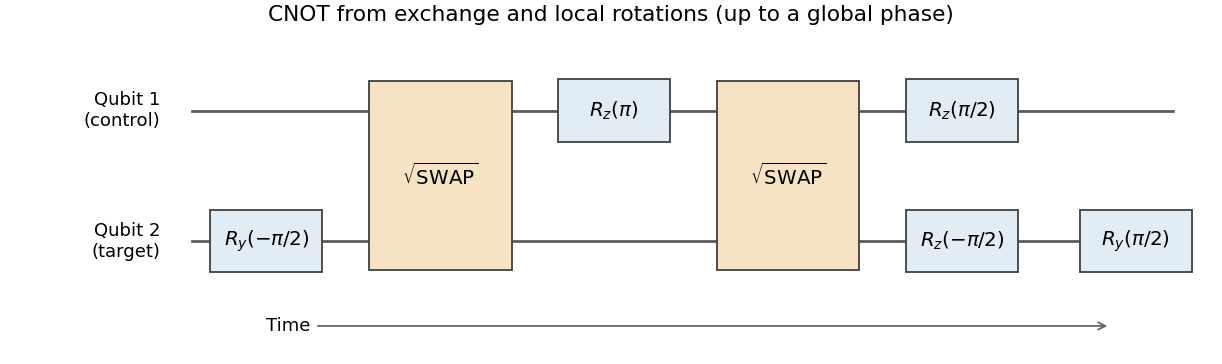

Here is the Python script that generated this plot:
"""Original circuit for CNOT synthesized using two exchange pulses."""
from pathlib import Path

import matplotlib.pyplot as plt
from matplotlib.patches import Rectangle


def box(ax, x, y, label, height=0.48, width=0.90, color="#e1ecf5"):
    ax.add_patch(Rectangle((x-width/2, y-height/2), width, height,
                           facecolor=color, edgecolor="0.25", zorder=3))
    ax.text(x, y, label, ha="center", va="center", fontsize=11, zorder=4)


def main():
    fig, ax = plt.subplots(figsize=(9.4, 2.8), layout="constrained")
    for y, label in [(1, "Qubit 1\n(control)"), (0, "Qubit 2\n(target)")]:
        ax.plot([-0.6, 7.3], [y, y], color="0.35", lw=1.5, zorder=1)
        ax.text(-0.85, y, label, ha="right", va="center", fontsize=10)
    box(ax, 0, 0, r"$R_y(-\pi/2)$")
    box(ax, 1.4, 0.5, r"$\sqrt{\mathrm{SWAP}}$", height=1.45, width=1.15, color="#f6e3c4")
    box(ax, 2.8, 1, r"$R_z(\pi)$")
    box(ax, 4.2, 0.5, r"$\sqrt{\mathrm{SWAP}}$", height=1.45, width=1.15, color="#f6e3c4")
    box(ax, 5.6, 1, r"$R_z(\pi/2)$")
    box(ax, 5.6, 0, r"$R_z(-\pi/2)$")
    box(ax, 7.0, 0, r"$R_y(\pi/2)$")
    ax.annotate("Time", xy=(6.8, -0.65), xytext=(0, -0.65), va="center",
                arrowprops={"arrowstyle": "->", "color": "0.4"})
    ax.set(xlim=(-2.1, 7.65), ylim=(-0.9, 1.6),
           title="CNOT from exchange and local rotations (up to a global phase)")
    ax.axis("off")
    fig.savefig(Path(__file__).with_suffix(".png").name, dpi=130, facecolor="white")
    plt.close(fig)


if __name__ == "__main__":
    main()
